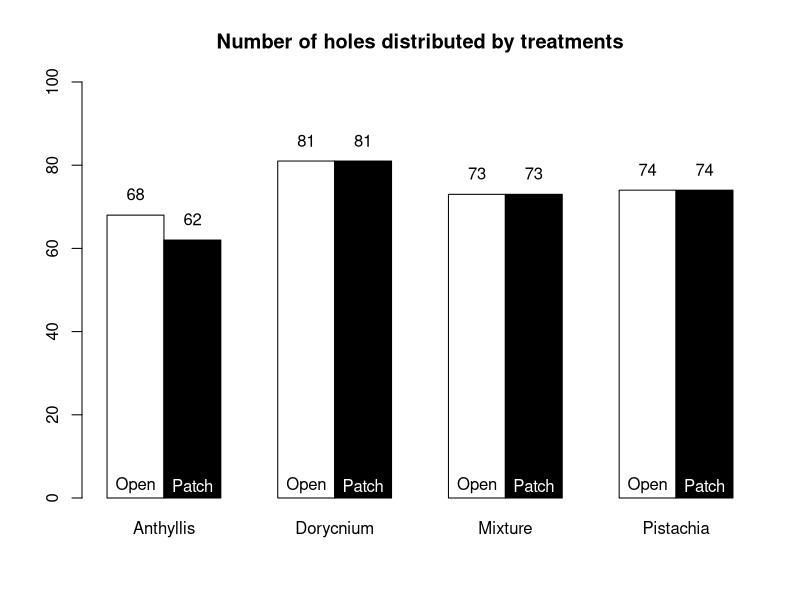

This chart was generated by the following R code: (Note: this script raises an error after producing the figure.)
## ---- chunk 1
data <- read.table("data_january_plant.csv", sep=";",dec=",", header=T)
str(data)
## ---- chunk 2
att <- tapply(data$com, list(data$ms, data$com), length)
att <- as.matrix(att)
colnames(att) <- c("Anthyllis", "Dorycnium", "Mixture", "Pistachia")
rownames(att) <- c("Open","Patch")
## ---- chunk 3
barplot(as.matrix(att), beside=TRUE,
	col=c("white", "black"), 
	names.arg= c("Anthyllis", "Dorycnium", "Mixture", "Pistachia"),
	main="Number of holes distributed by treatments",
	ylim=c(0,100))
text(x = c(1.50, 2.50, 4.5, 5.5, 7.5, 8.5, 10.5, 11.5),
	y = as.vector(att + 5),
	labels = as.character(as.vector(att)))
text(x = c(1.50, 2.50, 4.5, 5.5, 7.5, 8.5, 10.5, 11.5),
	y = as.vector(3), labels = c("Open", "Patch"),
	col = c("black" ,"white"))
## ---- chunk 4
data[which(is.na(data$e1)),]$e1 <- 0;data[which(is.na(data$e2)),]$e2  <- 0;data[which(is.na(data$e3)),]$e3 <- 0
tra <- data[data$e1<=1 & data$e2<=1 & data$e3<=1,]
art <- tapply(tra$com, list(tra$ms, tra$com), length)
art <- as.matrix(art)
colnames(art) <- c("Anthyllis", "Dorycnium", "Mixture", "Pistachia")
rownames(art) <- c("Open","Patch")
knitr::kable(art, caption="Number of holes with individuals in good shape")
## ---- chunk 5
barplot(as.matrix(art), beside=TRUE,
	col=c("white", "black"), 
	names.arg= c("Anthyllis", "Dorycnium", "Mixture", "Pistachia"),
	main="Number of holes distributed by treatments with good individuals",
	ylim=c(0,100))
text(x = c(1.50, 2.50, 4.5, 5.5, 7.5, 8.5, 10.5, 11.5),
	y = as.vector(art + 5),
	labels = as.character(as.vector(art)))
text(x = c(1.50, 2.50, 4.5, 5.5, 7.5, 8.5, 10.5, 11.5),
	y = as.vector(3), labels = c("Open", "Patch"),
	col = c("black" ,"white"))
## ---- chunk 6
layout(matrix(c(1,2,3,4,5,6), 2, 3, byrow = FALSE))

com <- c("A", "D", "P")
for (i in 1:3) {
	hist(data[which(data$com==com[i]),]$h1, breaks=20, main=paste(com[i]," ","heights"))
	hist(data[which(data$com==com[i]),]$d1, breaks=20, main=paste(com[i]," ","diameters"))
}
